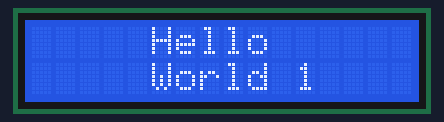
The sketch below on a simulated ESP8266 (NodeMCU). Parts: 16×2 character LCD.

Above: at 0.2 s.
At 15.2 s:
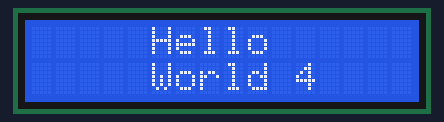
At 30.3 s:
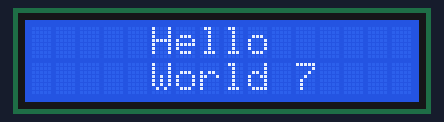
At 60.4 s:
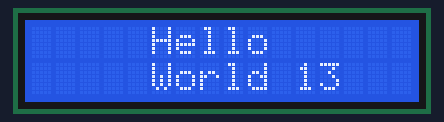
At 90.4 s:
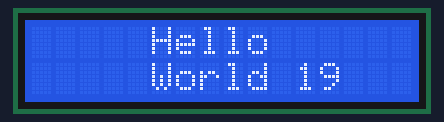
At 125.5 s:
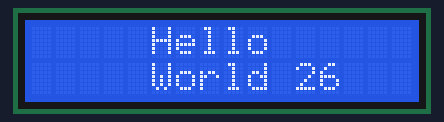

Measured:
- what the display in image 1 shows lasts 5.0 s, from 15.2 s to 20.2 s

The sketch:

test-lcd1602.ino
```cpp
/**
 * 09/2017 Test LCD on NodeMCU
 *
 * I2C Backpack | NodeMCU
 * SCL          | D1
 * SDA          | D2
 * VCC          | VU
 * GND          | G
 *
 */
#include <Wire.h>
#include <LiquidCrystal_I2C.h>

LiquidCrystal_I2C lcd(0x27,16,2); // set the LCD address to 0x27 for a 16 chars and 2 line display
long count = 1;

/**
 *
 */
void setup()
{
  Wire.begin( D2 /*sda*/, D1 /*scl*/); // defaults on Nodecu are: SDA=D2, SCL=D1

  lcd.begin(16,2); // Should match the number provided to the constructor.
  lcd.init();
  lcd.backlight(); // Turn on the backlight.
}


/**
 *
 */
void loop()
{
  lcd.setCursor(5, 0);
  lcd.print("Hello ");
  lcd.setCursor(5, 1);
  lcd.print(String("World ") + count++);

  delay(5000);
}
```
